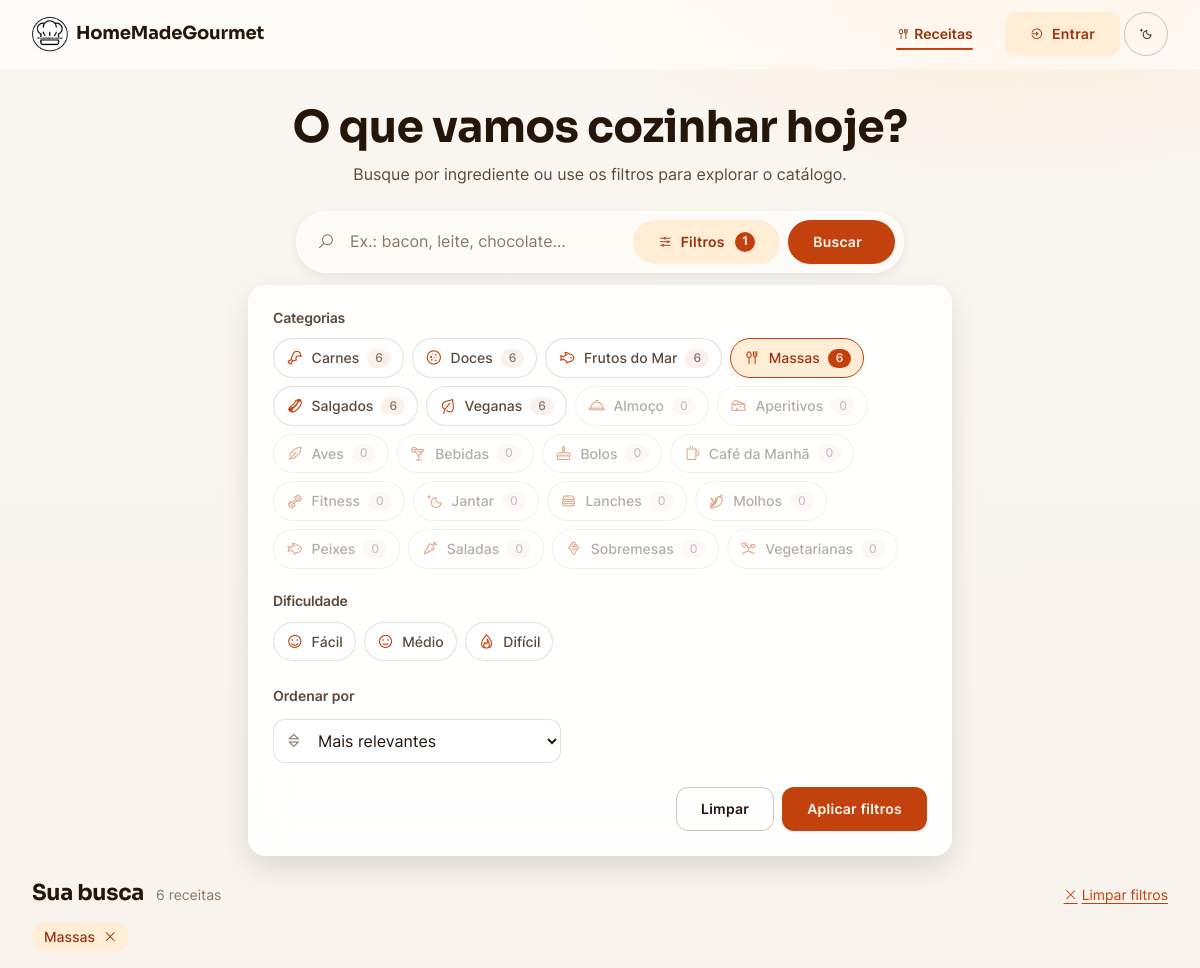
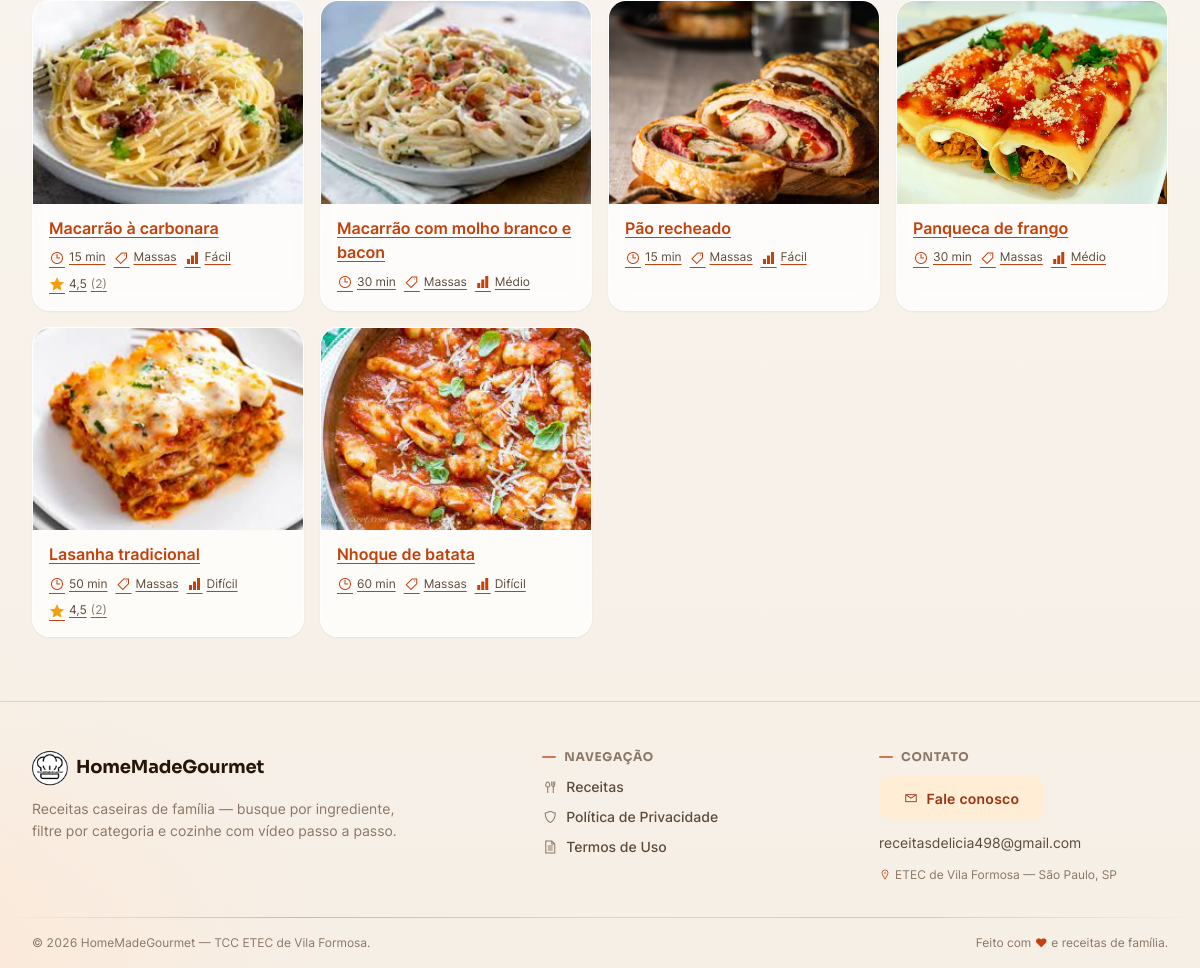
Screenshot of /index.php?categoriaReceita=2&buscar=1 with the database file from the repository (2 pictures, top to bottom).
### tables this page shows
CREATE TABLE categoria (
    idCategoria   INT UNSIGNED  NOT NULL AUTO_INCREMENT,
    nomeCategoria VARCHAR(30)   NOT NULL,
    icone         VARCHAR(40)   NULL COMMENT 'Classe do ícone Line Awesome (ex.: la-fish) — permite adicionar categorias sem tocar no código',

    CONSTRAINT pk_categoria             PRIMARY KEY (idCategoria),
    CONSTRAINT uq_categoria_nome        UNIQUE (nomeCategoria),
    CONSTRAINT ck_categoria_nome_valido CHECK (CHAR_LENGTH(TRIM(nomeCategoria)) >= 3)
);

CREATE TABLE receita (
    idReceita     INT UNSIGNED   NOT NULL AUTO_INCREMENT,
    nomeReceita   VARCHAR(70)    NOT NULL,
    porcoes       SMALLINT UNSIGNED NOT NULL,
    tempoReceita  VARCHAR(10)    NOT NULL,
    qtdCalorias   DECIMAL(7,2)   NOT NULL,
    link          VARCHAR(400)   NOT NULL COMMENT 'Embed (iframe) do vídeo no YouTube (youtube-nocookie)',
    ingrediente_1  VARCHAR(60)   NULL,
    ingrediente_2  VARCHAR(60)   NULL,
    ingrediente_3  VARCHAR(60)   NULL,
    ingrediente_4  VARCHAR(60)   NULL,
    ingrediente_5  VARCHAR(60)   NULL,
    ingrediente_6  VARCHAR(60)   NULL,
    ingrediente_7  VARCHAR(60)   NULL,
    ingrediente_8  VARCHAR(60)   NULL,
    ingrediente_9  VARCHAR(60)   NULL,
    ingrediente_10 VARCHAR(60)   NULL,
    ingrediente_11 VARCHAR(60)   NULL,
    ingrediente_12 VARCHAR(60)   NULL,
    ingrediente_13 VARCHAR(60)   NULL,
    ingrediente_14 VARCHAR(60)   NULL,
    ingrediente_15 VARCHAR(60)   NULL,
    modoPreparo   TEXT           NOT NULL,
    idcategoriaFK INT UNSIGNED   NULL,
    imagem        VARCHAR(30)    NOT NULL,
    dificuldade    ENUM('Fácil','Médio','Difícil') NULL COMMENT 'Grau de dificuldade exibido no card e na página',
    tempoCozimento VARCHAR(10)   NULL COMMENT 'Tempo de cozimento, separado do tempo total de preparo',
    dicas          TEXT          NULL COMMENT 'Dicas/observações opcionais exibidas na página da receita',

    CONSTRAINT pk_receita              PRIMARY KEY (idReceita),
    CONSTRAINT uq_receita_nome         UNIQUE (nomeReceita),
    CONSTRAINT uq_receita_link         UNIQUE (link),
    CONSTRAINT ck_receita_porcoes      CHECK (porcoes > 0),
    CONSTRAINT ck_receita_calorias     CHECK (qtdCalorias >= 0),
    CONSTRAINT ck_receita_ingrediente1 CHECK (ingrediente_1 IS NOT NULL)
);

### src/Presentation/View/partials/filters.php (the view, shortened to what the rows shown need)
<?php
$sortLabels = [
    'relevancia' => 'Mais relevantes',
    'nome' => 'Nome (A–Z)',
    'tempo' => 'Tempo de preparo',
];
?>
<div class="filters-panel" id="filtersPanel" hidden>
    <div class="filters-panel__group">
        <h2 class="filters-panel__title" id="filtroCategorias">Categorias</h2>
        <ul class="filters-cats" role="list" aria-labelledby="filtroCategorias">
            <?php foreach ($categories as $categoria): ?>
                <li>
                    <label class="filter-chip">
                        <span class="filter-chip__body">
                            <i class="las <?= htmlspecialchars($categoria['icon'] ?? 'la-utensils') ?>" aria-hidden="true"></i>
                            <?= htmlspecialchars($categoria['name']) ?>
                            <span class="filter-chip__count"><?= (int) $categoria['total'] ?></span>
                        </span>
                    </label>
                </li>
            <?php endforeach; ?>
        </ul>
    </div>
    <div class="filters-panel__group">
        <h2 class="filters-panel__title" id="filtroDificuldade">Dificuldade</h2>
    </div>
    <div class="filters-panel__group">
        <div class="field__control">
            <select class="field__input js-ordenar" name="ordenar" id="ordenar">
                <?php foreach ($sortLabels as $valor => $rotulo): ?>
                    <option value="<?= $valor ?>" <?= ($filters['sort'] ?? 'relevancia') === $valor ? 'selected' : '' ?>>
                        <?= htmlspecialchars($rotulo) ?>
                    </option>
                <?php endforeach; ?>
            </select>
        </div>
    </div>
</div>

### src/Presentation/View/index.php (shortened to what the rows shown need)
<?php
$cards = $viewData['cards'] ?? [];
$categories = $viewData['categories'] ?? [];
$filters = $viewData['filters'] ?? ['search' => null, 'categoryIds' => [], 'difficulties' => [], 'sort' => 'relevancia'];
$errorMessage = $viewData['errorMessage'] ?? null;
$filtrando = ($filters['search'] ?? null) !== null || ($filters['categoryIds'] ?? []) !== [] || ($filters['difficulties'] ?? []) !== [];
$nomePorCategoria = [];
foreach ($categories as $categoria) {
    $nomePorCategoria[$categoria['id']] = $categoria['name'];
}
$catalogoUrl = static function (array $overrides = []) use ($filters): string {
    $params = [];
    $search = array_key_exists('search', $overrides) ? $overrides['search'] : ($filters['search'] ?? null);
    if ($search !== null && $search !== '') {
        $params['pesquisa'] = $search;
    }
    $cats = array_key_exists('categoryIds', $overrides) ? $overrides['categoryIds'] : ($filters['categoryIds'] ?? []);
    if ($cats !== []) {
        $params['categoriaReceita'] = array_values($cats);
    }
    $difs = array_key_exists('difficulties', $overrides) ? $overrides['difficulties'] : ($filters['difficulties'] ?? []);
    if ($difs !== []) {
        $params['dificuldade'] = array_values($difs);
    }
    $sort = array_key_exists('sort', $overrides) ? $overrides['sort'] : ($filters['sort'] ?? 'relevancia');
    if ($sort !== 'relevancia') {
        $params['ordenar'] = $sort;
    }
    $page = $overrides['page'] ?? 1;
    if ($page > 1) {
        $params['pagina'] = $page;
    }
    $qs = http_build_query($params);
    return 'index.php' . ($qs !== '' ? '?' . $qs : '');
};
?>
<!DOCTYPE html>
<html lang="pt-br">
<head>
<?php
require __DIR__ . '/partials/head.php';
?>
</head>
<body>
    <main id="conteudo" role="main">
        <section class="search-hero container" aria-labelledby="tituloBusca">
            <h1 id="tituloBusca">O que vamos cozinhar hoje?</h1>
            <form action="index.php" method="GET" id="formSearch" role="search" aria-label="Buscar e filtrar receitas">
                <div class="search-bar glass">
                    <button class="btn btn--soft btn--filtros" type="button" id="btnFiltros"
                            aria-expanded="false" aria-controls="filtersPanel">
                        <i class="las la-sliders-h" aria-hidden="true"></i> Filtros
                        <?php if ($filters['categoryIds'] !== []): ?>
                            <span class="btn__badge"><?= count($filters['categoryIds']) ?></span>
                        <?php endif; ?>
                    </button>
                </div>
                <?php require __DIR__ . '/partials/filters.php'; ?>
            </form>
        </section>
        <section class="results container" aria-labelledby="tituloResultados">
            <div class="results__head">
                <h2 id="tituloResultados"><?= $filtrando ? 'Sua busca' : 'Receitas' ?></h2>
            </div>
            <?php if ($filtrando): ?>
                <ul class="active-filters" aria-label="Filtros ativos">
                    <?php foreach ($filters['categoryIds'] as $catId): ?>
                        <li>
                            <a class="active-filter" href="<?= htmlspecialchars($catalogoUrl(['categoryIds' => array_values(array_diff($filters['categoryIds'], [$catId]))])) ?>">
                                <?= htmlspecialchars($nomePorCategoria[$catId] ?? ('#' . $catId)) ?> <i class="las la-times" aria-hidden="true"></i>
                            </a>
                        </li>
                    <?php endforeach; ?>
                </ul>
            <?php endif; ?>
            <?php if (!empty($errorMessage)): ?>
                <div class="empty glass" role="status">
                    <i class="las la-utensils" aria-hidden="true"></i>
                    <h3><?= htmlspecialchars($errorMessage) ?></h3>
                    <p style="margin-inline:auto;">Tente outro ingrediente ou ajuste os filtros.</p>
                    <a class="btn btn--soft" href="index.php">Ver todas as receitas</a>
                </div>
            <?php else: ?>
                <ul class="recipe-grid" id="gradeReceitas" role="list" style="list-style:none; padding:0;">
                    <?php foreach ($cards as $cardIndex => $card): ?>
                        <?php require __DIR__ . '/partials/recipe-card.php'; ?>
                    <?php endforeach; ?>
                </ul>
            <?php endif; ?>
        </section>
    </main>
<?php require __DIR__ . '/partials/footer.php'; ?>
</body>
</html>

### src/Presentation/View/partials/recipe-card.php (shortened to what the rows shown need)
<?php
$slug = Slug::make((string) $card['name']);
$delay = isset($cardIndex) ? min((int) $cardIndex * 40, 400) : 0;
$loading = !empty($cardEager) ? 'eager' : 'lazy';
?>
<li class="card recipe-card reveal" style="animation-delay: <?= $delay ?>ms">
    <a class="recipe-card__btn" href="receita/<?= (int) $card['id'] ?>/<?= $slug ?>"
       aria-label="Ver receita: <?= htmlspecialchars((string) $card['name']) ?>">
        <span class="recipe-card__media">
            <img src="./assets/img/<?= htmlspecialchars((string) $card['image']) ?>"
                 alt="" loading="<?= $loading ?>" width="400" height="300">
        </span>
        <span class="recipe-card__body">
            <span class="recipe-card__title"><?= htmlspecialchars((string) $card['name']) ?></span>
            <span class="recipe-card__meta">
                <span><i class="las la-clock" aria-hidden="true"></i><?= htmlspecialchars((string) $card['time']) ?></span>
                <span><i class="las la-tag" aria-hidden="true"></i><?= htmlspecialchars((string) $card['category']) ?></span>
                <?php if (!empty($card['difficulty'])): ?>
                    <span><i class="las la-signal" aria-hidden="true"></i><?= htmlspecialchars((string) $card['difficulty']) ?></span>
                <?php endif; ?>
                <?php if (!empty($card['rating']['count'])): ?>
                    <span class="recipe-card__rating"><i class="las la-star" aria-hidden="true"></i><?= htmlspecialchars(number_format((float) $card['rating']['average'], 1, ',', '')) ?> <span class="recipe-card__rating-count">(<?= (int) $card['rating']['count'] ?>)</span></span>
                <?php endif; ?>
            </span>
        </span>
    </a>
</li>

### rows the page displays
categoria: idCategoria "1", nomeCategoria "Frutos do Mar", total "6", ordenar "Mais relevantes", catId "Massas"
categoria: nomeCategoria "Carnes", total "6"
categoria: nomeCategoria "Doces", total "6"
categoria: nomeCategoria "Massas", total "6"
categoria: nomeCategoria "Salgados", total "6"
categoria: nomeCategoria "Veganas", total "6"
categoria: nomeCategoria "Almoço", total "0"
categoria: nomeCategoria "Aperitivos", total "0"
categoria: nomeCategoria "Aves", total "0"
categoria: nomeCategoria "Bebidas", total "0"
categoria: nomeCategoria "Bolos", total "0"
categoria: nomeCategoria "Café da Manhã", total "0"
categoria: nomeCategoria "Fitness", total "0"
categoria: nomeCategoria "Jantar", total "0"
categoria: nomeCategoria "Lanches", total "0"
categoria: nomeCategoria "Molhos", total "0"
categoria: nomeCategoria "Peixes", total "0"
categoria: nomeCategoria "Saladas", total "0"
categoria: nomeCategoria "Sobremesas", total "0"
categoria: nomeCategoria "Vegetarianas", total "0"
receita: imagem (picture), nomeReceita "Macarrão à carbonara", tempoReceita "15 min", idcategoriaFK.nomeCategoria "Massas", dificuldade "Fácil", average "4,5", count "2"
receita: imagem (picture), nomeReceita "Macarrão com molho branco e bacon", tempoReceita "30 min", idcategoriaFK.nomeCategoria "Massas", dificuldade "Médio"
receita: imagem (picture), nomeReceita "Pão recheado", tempoReceita "15 min", idcategoriaFK.nomeCategoria "Massas", dificuldade "Fácil"
receita: imagem (picture), nomeReceita "Panqueca de frango", tempoReceita "30 min", idcategoriaFK.nomeCategoria "Massas", dificuldade "Médio"
receita: imagem (picture), nomeReceita "Lasanha tradicional", tempoReceita "50 min", idcategoriaFK.nomeCategoria "Massas", dificuldade "Difícil", average "4,5", count "2"
receita: imagem (picture), nomeReceita "Nhoque de batata", tempoReceita "60 min", idcategoriaFK.nomeCategoria "Massas", dificuldade "Difícil"

### other values shown
$nivel "Fácil"
$nivel "Médio"
$nivel "Difícil"
$pagination['total'] "6"
$emailContato "receitasdelicia498@gmail.com"
